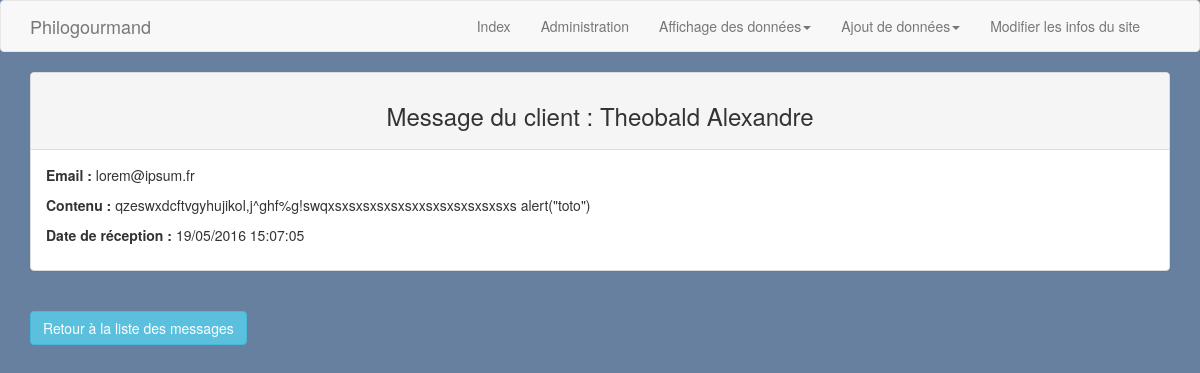
Screenshot of /admin/contact_message.php?id_message=1 (signed in) with the database file from the repository.
### tables this page shows
CREATE TABLE `contact` (
  `id` int(11) NOT NULL,
  `firstname` varchar(50) NOT NULL,
  `lastname` varchar(50) NOT NULL,
  `email` varchar(255) NOT NULL,
  `content` text NOT NULL,
  `date_add` datetime NOT NULL,
  `message_state` enum('read','unread') NOT NULL DEFAULT 'unread'
);

### inc/fonctions.php (called while the page is built, shortened)
<?php
function checkId($id) {
	$tmpId = NULL;
	if(isset($id) && !empty($id) && is_numeric($id)){
	   $tmpId = $id;
	}
	return $tmpId;
}
function showMessageContact($id) {
	global $pdo;
	$res = $pdo->prepare('SELECT * FROM contact WHERE id = :id');
	$res->bindValue(':id', $id, PDO::PARAM_INT);
	$res->execute();
	return $res->fetch(PDO::FETCH_ASSOC);
}

### admin/contact_message.php (the view, shortened to what this page needs)
<?php
require_once '../inc/connect.php';
require_once '../inc/fonctions.php';
$error = [];
$showMessage = false;
$repMessage = false;
if (!empty($_GET) && isset($_GET['id_message'])) {
	$id_message = checkId($_GET['id_message']);
	if (count($error) == 0) {
	 	if (isset($_GET['action']) && $_GET['action'] == 'delete') {
	 		$del = $pdo->prepare('DELETE FROM contact WHERE id = :id');
	 		$del->bindValue(':id',$id_message,PDO::PARAM_INT);
	 		if($del->execute()) {
	 			$_SESSION['del_message'] = 'ok';
	 			header('Location: contact_message.php');
	 			die;
	 		}
	 	}
	 	else {
			$message = showMessageContact($id_message);
			if (count($error) == 0) {
				$showMessage = true;
			}
		}
	}
}
include_once '../inc/header_admin.php';
?>
	<?php if($showMessage) :
			$date = date('d/m/Y H:i:m', strtotime($message['date_add']));
	?>
		<div class="panel panel-default">
			<div class="panel-heading"><h3 class="text-center">Message du client :  <?php echo $message['lastname']. ' ' .$message['firstname']; ?></h3></div>
			<div class="panel-body">
				<p><strong>Email :</strong> <?=$message['email']; ?></p>
				<p><strong>Contenu :</strong> <?=$message['content']; ?> </p>
				<p><strong>Date de réception :</strong> <?=$date; ?></p>
			</div>
		</div>
		<br>
		<?php if(!$repMessage) : ?>
			<a href="contact_message.php" class="btn btn-info">Retour à la liste des messages</a>
		<?php endif; ?>
	<?php endif; ?>
<?php
include_once '../inc/footer_admin.php';
?>

### css/style_admin.css (style rules this page uses)
body { background: #67809F; }

### rows the page displays
contact: lastname "Theobald", firstname "Alexandre", email "lorem@ipsum.fr", content "qzeswxdcftvgyhujikol,j^ghf%g!swqxsxsxsxsxsxsxxsxsxsxsxsxsxs alert(\"toto\")", date_add "19/05/2016 15:07:05"
